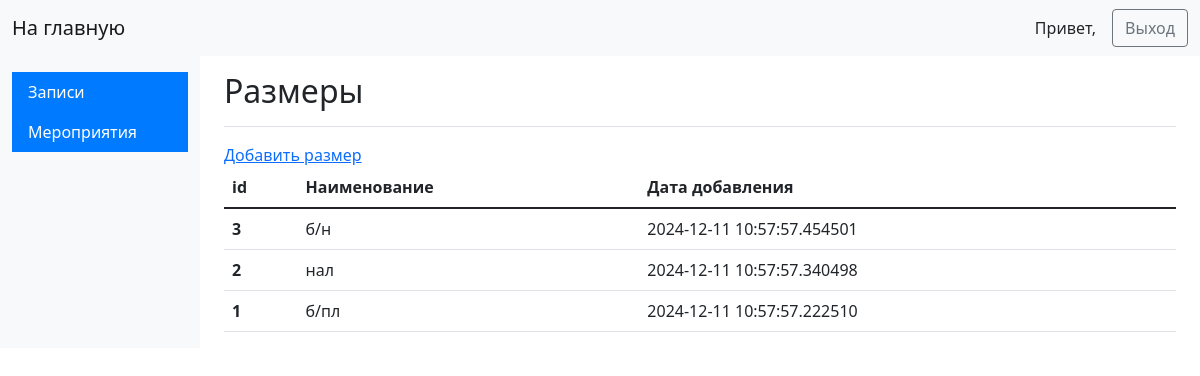
The app's page /admin/sizes (signed in) with its own data.
### app.py (models this page shows)
class Size(db.Model):
    size_id = db.Column(db.Integer, primary_key=True)
    size_name = db.Column(db.String(60), nullable=False)
    created_on = db.Column(db.DateTime(), default=datetime.utcnow)

### app.py (the view)
@app.route('/admin/sizes', methods = ['GET'])
def sizes():
    if 'username' not in session:
        return redirect('/admin')
    else:
        sizes = Size.query.order_by(desc(Size.created_on)).all()
        return render_template('sizes.html', sizes=sizes)

### app.py (called while the page is built)
@login.user_loader
def load_user(id):
    return db.session.get(Admin, int(id))

### templates/sizes.html
{% extends 'base_admin.html' %}
{% block content %}
        <main class="col-md-9 ms-sm-auto col-lg-10 px-md-4">
            <div class="d-flex justify-content-between flex-wrap flex-md-nowrap align-items-center pt-3 pb-2 mb-3 border-bottom">
                <h1 class="h2">Размеры</h1>
            </div>
            <a href="/admin/sizes/add">Добавить размер</a>
            <table class="table">
              <thead class="thead-dark">
                <tr>
                  <th scope="col">id</th>
                  <th scope="col">Наименование</th>
                  <th scope="col">Дата добавления</th>
                </tr>
              </thead>
              <tbody>
                {% for size in sizes %}
                    <tr>
                      <th scope="row">{{ size.size_id }}</th>
                      <td>{{ size.size_name }}</td>
                      <td>{{ size.created_on }}</td>
                    </tr>
                {% endfor %}
              </tbody>
            </table>
{% endblock %}

### records on screen
Size: size_id "3", size_name "б/н", created_on "2024-12-11 10:57:57.454501"
Size: size_id "2", size_name "нал", created_on "2024-12-11 10:57:57.340498"
Size: size_id "1", size_name "б/пл", created_on "2024-12-11 10:57:57.222510"
